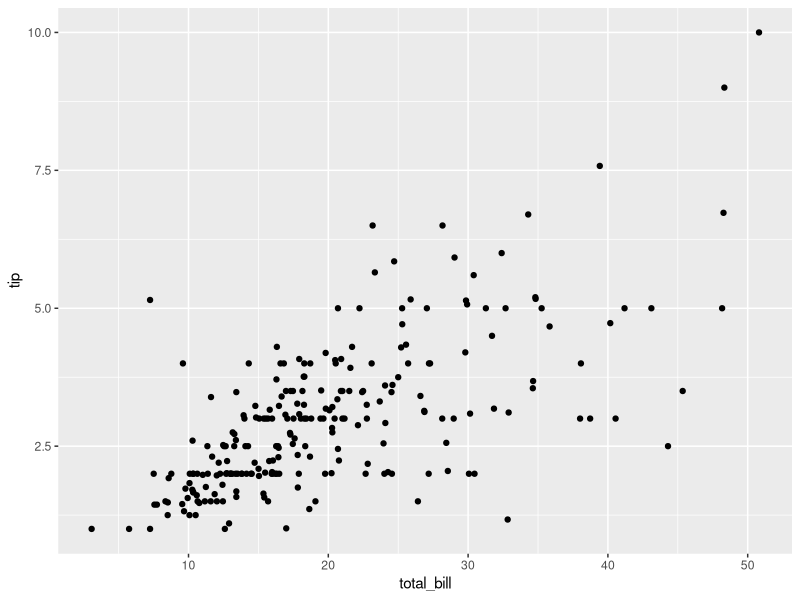
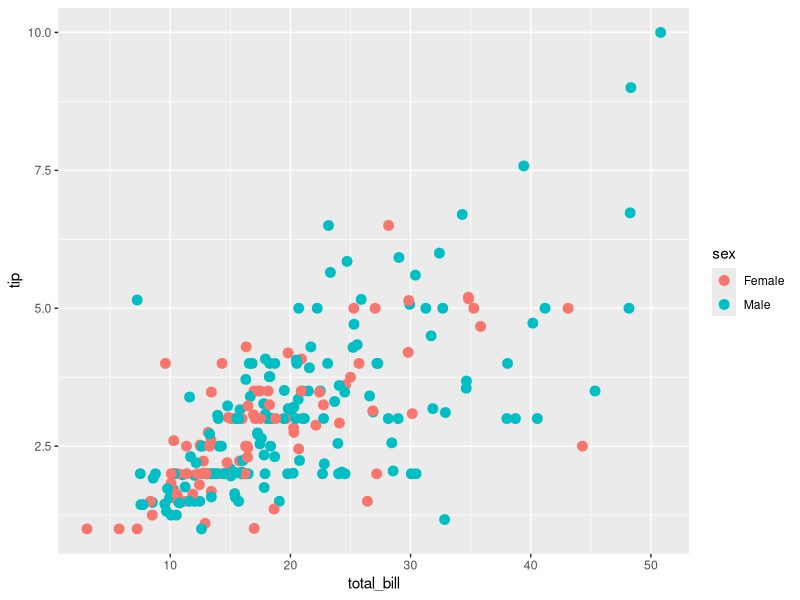
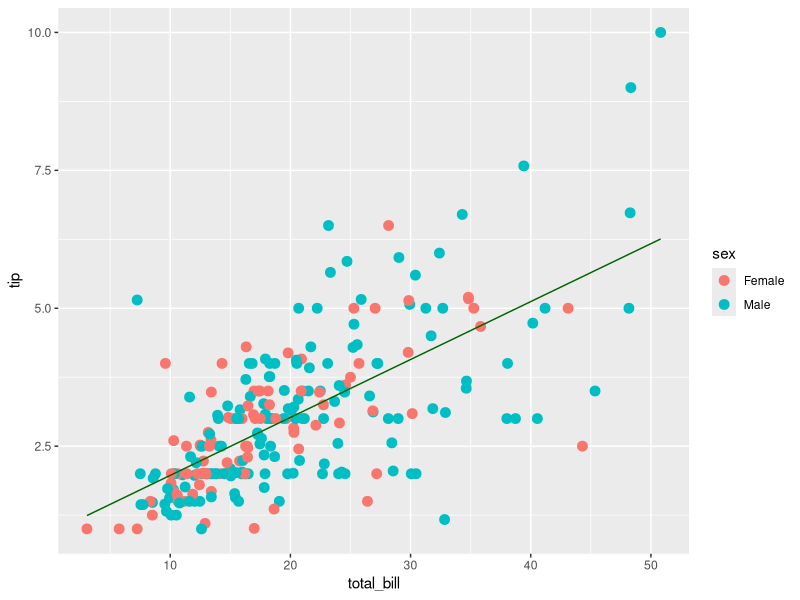
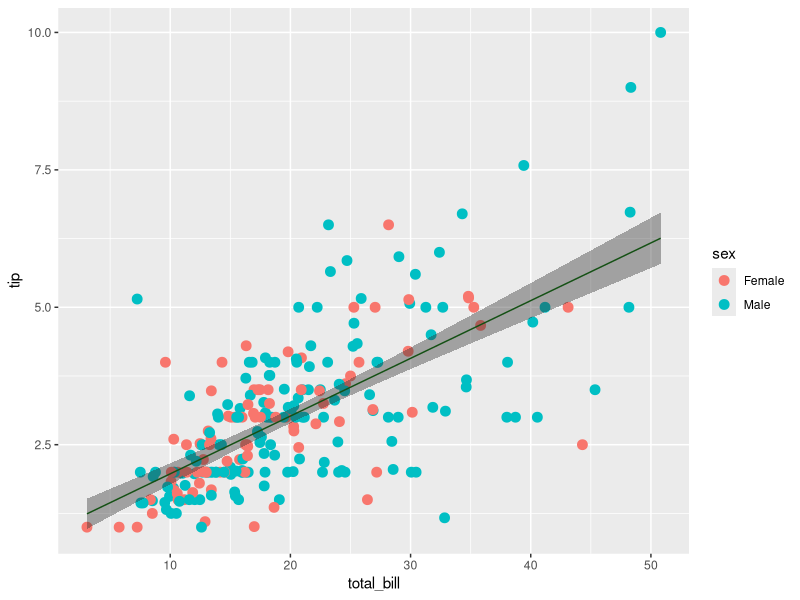
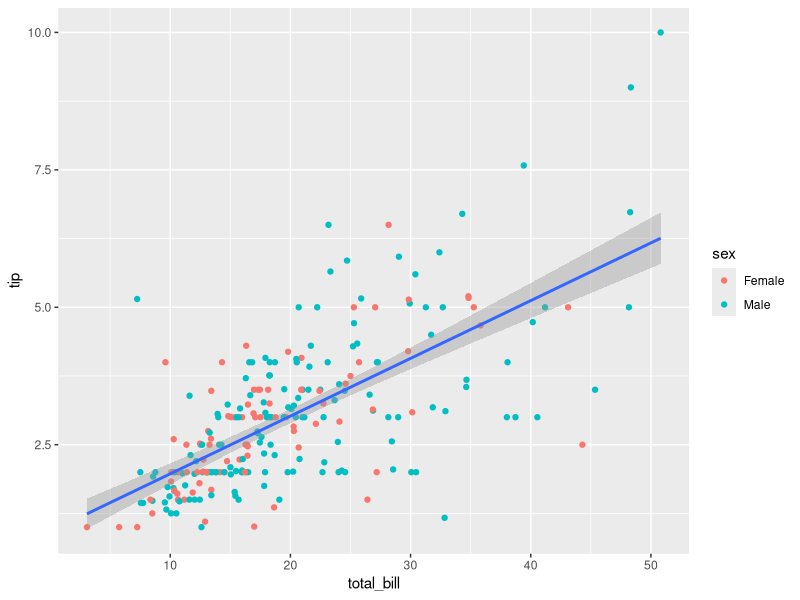
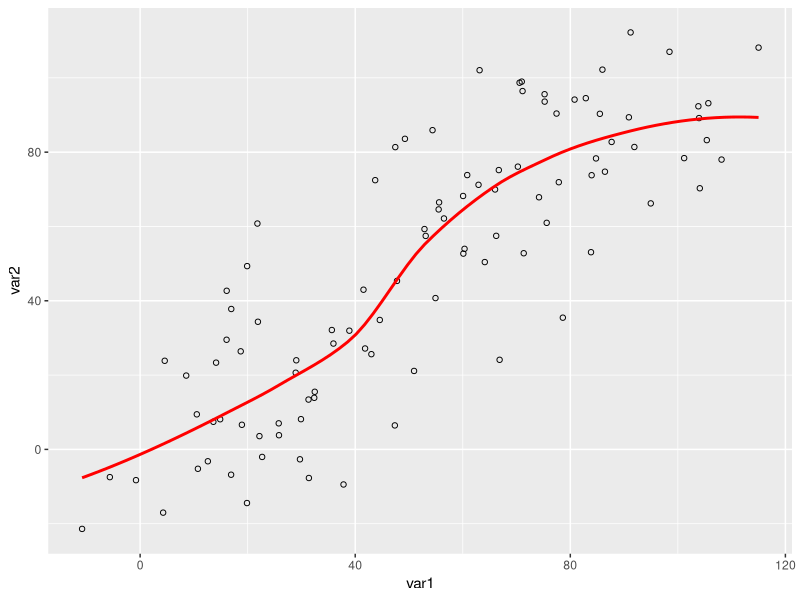

Here is the R script that generated these plots, in order:
install.packages('ggplot2')
library(ggplot2)

# Plotando um grfico básico com qplot()
data(tips, package = 'reshape2')
View(tips)
qplot(total_bill, tip, data = tips, geom = "point")


# Camada 1
camada1 <- geom_point(
  mapping = aes(x = total_bill, y = tip, color = sex),
  data = tips,
  size = 3
)
ggplot() + camada1

# aes =  mapeando a estética 


# Camada 2

# Construindo um modelo de regressão linear
modelo_base <- lm(tip ~ total_bill, data = tips)
modelo_fit <- data.frame(
  total_bill = tips$total_bill,
  predict(modelo_base, interval = "confidence")
)

head(modelo_fit)


# Camada 2 
camada2 <- geom_line(
  mapping = aes(x = total_bill, y = fit),
  data = modelo_fit,
  color = 'darkgreen'
)
ggplot() + camada1 + camada2


# Camada 3
camada3 <- geom_ribbon(
  mapping = aes(x = total_bill, ymin = lwr, ymax = upr),
  data = modelo_fit,
  alpha = 0.4
)
ggplot() + camada1 + camada2 + camada3

#------------------#-###------------- 

# VERSÃO FINAL COM OTIMIZAÇÃO
ggplot(tips, aes(x = total_bill, y = tip)) +
  geom_point(aes(color = sex)) +
  geom_smooth(method = 'lm')


### ------------- Scaterplot com linha de regressão

# Dados
data = data.frame(cond = rep(c("Obs 1", "Obs 2"),
                             each = 10), var1 = 1:100 + 
                    rnorm(100, sd = 9), var2 = 1:100 +
                    rnorm(100, sd = 16))
# Plotagem
ggplot(data, aes(x = var1, y = var2)) +
  geom_point(shape = 1) +
  geom_smooth(method = , color = "red", se = FALSE)

# --------------- Bar Plot

# Dados
data = data.frame(grupo = c('A', 'B', 'C', 'D'),
                  valor = c(33,62,56,67),
                  num_obs = c(100, 500, 459, 340))

# Gerando massa de dados
data$right = cumsum(data$num_obs) + 30 * c(0:(nrow(data)-1))
data$left = data$right - data$num_obs
data
